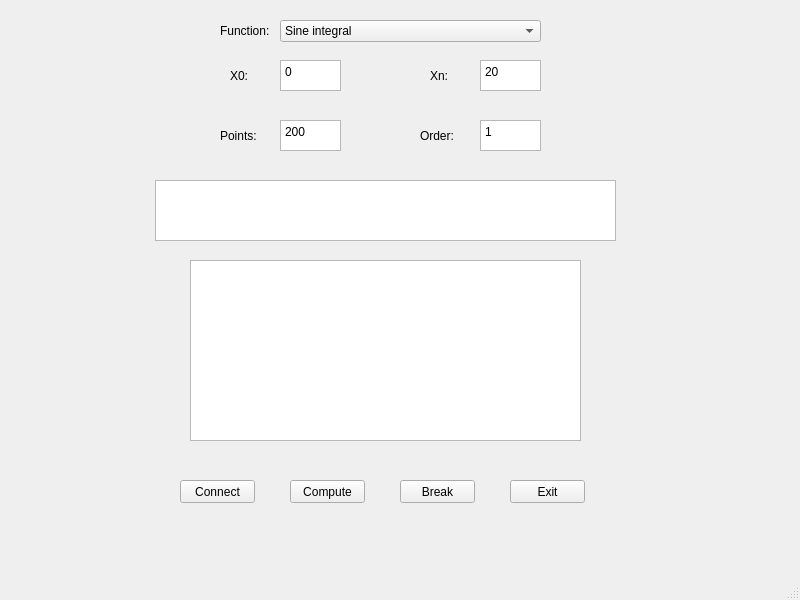
<?xml version="1.0" encoding="UTF-8"?>
<ui version="4.0">
 <class>MainWindow</class>
 <widget class="QMainWindow" name="MainWindow">
  <property name="geometry">
   <rect>
    <x>0</x>
    <y>0</y>
    <width>800</width>
    <height>600</height>
   </rect>
  </property>
  <property name="windowTitle">
   <string>MainWindow</string>
  </property>
  <widget class="QWidget" name="centralwidget">
   <widget class="QWidget" name="widget" native="true">
    <property name="geometry">
     <rect>
      <x>190</x>
      <y>0</y>
      <width>391</width>
      <height>171</height>
     </rect>
    </property>
    <widget class="QLabel" name="label">
     <property name="geometry">
      <rect>
       <x>30</x>
       <y>10</y>
       <width>61</width>
       <height>41</height>
      </rect>
     </property>
     <property name="text">
      <string>Function:</string>
     </property>
    </widget>
    <widget class="QLabel" name="label_2">
     <property name="geometry">
      <rect>
       <x>40</x>
       <y>60</y>
       <width>31</width>
       <height>31</height>
      </rect>
     </property>
     <property name="text">
      <string>X0:</string>
     </property>
    </widget>
    <widget class="QLabel" name="label_3">
     <property name="geometry">
      <rect>
       <x>240</x>
       <y>60</y>
       <width>31</width>
       <height>31</height>
      </rect>
     </property>
     <property name="text">
      <string>Xn:</string>
     </property>
    </widget>
    <widget class="QPlainTextEdit" name="plainTextEdit_2">
     <property name="geometry">
      <rect>
       <x>290</x>
       <y>60</y>
       <width>61</width>
       <height>31</height>
      </rect>
     </property>
     <property name="plainText">
      <string>20</string>
     </property>
    </widget>
    <widget class="QComboBox" name="comboBox">
     <property name="geometry">
      <rect>
       <x>90</x>
       <y>20</y>
       <width>261</width>
       <height>22</height>
      </rect>
     </property>
     <item>
      <property name="text">
       <string>Sine integral</string>
      </property>
     </item>
     <item>
      <property name="text">
       <string>Cosine integral</string>
      </property>
     </item>
     <item>
      <property name="text">
       <string>Bessel function</string>
      </property>
     </item>
     <item>
      <property name="text">
       <string>Fresnel integral S</string>
      </property>
     </item>
     <item>
      <property name="text">
       <string>Fresnel integral C</string>
      </property>
     </item>
    </widget>
    <widget class="QPlainTextEdit" name="plainTextEdit_3">
     <property name="geometry">
      <rect>
       <x>90</x>
       <y>60</y>
       <width>61</width>
       <height>31</height>
      </rect>
     </property>
     <property name="plainText">
      <string>0</string>
     </property>
    </widget>
    <widget class="QLabel" name="label_4">
     <property name="geometry">
      <rect>
       <x>30</x>
       <y>120</y>
       <width>41</width>
       <height>31</height>
      </rect>
     </property>
     <property name="text">
      <string>Points:</string>
     </property>
    </widget>
    <widget class="QLabel" name="label_5">
     <property name="geometry">
      <rect>
       <x>230</x>
       <y>120</y>
       <width>41</width>
       <height>31</height>
      </rect>
     </property>
     <property name="text">
      <string>Order:</string>
     </property>
    </widget>
    <widget class="QPlainTextEdit" name="plainTextEdit_4">
     <property name="geometry">
      <rect>
       <x>90</x>
       <y>120</y>
       <width>61</width>
       <height>31</height>
      </rect>
     </property>
     <property name="plainText">
      <string>200</string>
     </property>
    </widget>
    <widget class="QPlainTextEdit" name="plainTextEdit_5">
     <property name="geometry">
      <rect>
       <x>290</x>
       <y>120</y>
       <width>61</width>
       <height>31</height>
      </rect>
     </property>
     <property name="plainText">
      <string>1</string>
     </property>
    </widget>
   </widget>
   <widget class="QTextBrowser" name="textBrowser">
    <property name="geometry">
     <rect>
      <x>155</x>
      <y>180</y>
      <width>461</width>
      <height>61</height>
     </rect>
    </property>
   </widget>
   <widget class="QWidget" name="widget_2" native="true">
    <property name="geometry">
     <rect>
      <x>150</x>
      <y>450</y>
      <width>461</width>
      <height>80</height>
     </rect>
    </property>
    <widget class="QPushButton" name="pushButton">
     <property name="geometry">
      <rect>
       <x>30</x>
       <y>30</y>
       <width>75</width>
       <height>23</height>
      </rect>
     </property>
     <property name="text">
      <string>Connect</string>
     </property>
    </widget>
    <widget class="QPushButton" name="pushButton_2">
     <property name="geometry">
      <rect>
       <x>140</x>
       <y>30</y>
       <width>75</width>
       <height>23</height>
      </rect>
     </property>
     <property name="text">
      <string>Compute</string>
     </property>
    </widget>
    <widget class="QPushButton" name="pushButton_3">
     <property name="geometry">
      <rect>
       <x>250</x>
       <y>30</y>
       <width>75</width>
       <height>23</height>
      </rect>
     </property>
     <property name="text">
      <string>Break</string>
     </property>
    </widget>
    <widget class="QPushButton" name="pushButton_4">
     <property name="geometry">
      <rect>
       <x>360</x>
       <y>30</y>
       <width>75</width>
       <height>23</height>
      </rect>
     </property>
     <property name="text">
      <string>Exit</string>
     </property>
    </widget>
   </widget>
   <widget class="QGraphicsView" name="graphicsView">
    <property name="geometry">
     <rect>
      <x>190</x>
      <y>260</y>
      <width>391</width>
      <height>181</height>
     </rect>
    </property>
   </widget>
  </widget>
  <widget class="QMenuBar" name="menubar">
   <property name="geometry">
    <rect>
     <x>0</x>
     <y>0</y>
     <width>800</width>
     <height>21</height>
    </rect>
   </property>
  </widget>
  <widget class="QStatusBar" name="statusbar"/>
 </widget>
 <resources/>
 <connections/>
</ui>
